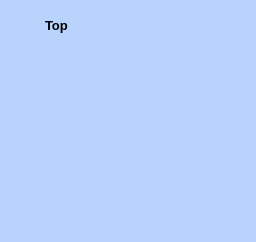
                     <widget class="QWidget" name="widget_41" native="true">
                      <property name="maximumSize">
                       <size>
                        <width>430</width>
                        <height>16777215</height>
                       </size>
                      </property>
                      <property name="styleSheet">
                       <string notr="true">background-color:rgb(185, 212, 252);
border-radius : 15px</string>
                      </property>
                      <layout class="QVBoxLayout" name="verticalLayout_19">
                       <property name="spacing">
                        <number>0</number>
                       </property>
                       <property name="leftMargin">
                        <number>0</number>
                       </property>
                       <property name="topMargin">
                        <number>0</number>
                       </property>
                       <property name="rightMargin">
                        <number>0</number>
                       </property>
                       <property name="bottomMargin">
                        <number>0</number>
                       </property>
                       <item>
                        <widget class="QWidget" name="widget_45" native="true">
                         <property name="minimumSize">
                          <size>
                           <width>0</width>
                           <height>50</height>
                          </size>
                         </property>
                         <property name="maximumSize">
                          <size>
                           <width>16777215</width>
                           <height>50</height>
                          </size>
                         </property>
                         <layout class="QHBoxLayout" name="horizontalLayout_20">
                          <item>
                           <widget class="QLabel" name="label_20">
                            <property name="maximumSize">
                             <size>
                              <width>30</width>
                              <height>16777215</height>
                             </size>
                            </property>
                            <property name="text">
                             <string/>
                            </property>
                            <property name="pixmap">
                             <pixmap>Image/icons8-rank-48.png</pixmap>
                            </property>
                            <property name="scaledContents">
                             <bool>true</bool>
                            </property>
                            <property name="margin">
                             <number>2</number>
                            </property>
                           </widget>
                          </item>
                          <item>
                           <widget class="QLabel" name="label_21">
                            <property name="font">
                             <font>
                              <pointsize>10</pointsize>
                              <weight>75</weight>
                              <bold>true</bold>
                             </font>
                            </property>
                            <property name="text">
                             <string>Top</string>
                            </property>
                           </widget>
                          </item>
                         </layout>
                        </widget>
                       </item>
                       <item>
                        <widget class="QListWidget" name="listWidget"/>
                       </item>
                      </layout>
                     </widget>
